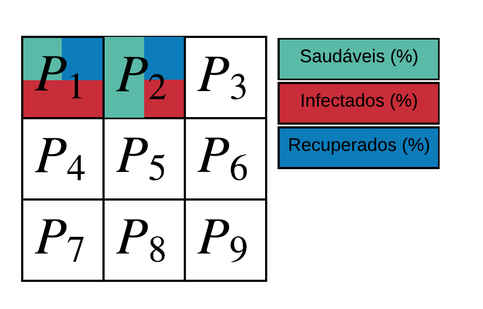
#> input picture docs/images/modelo_ca_artigo_v2.png, 483 x 309 px, shrunk from 891 x 570 before the run, found by its file name; its folder holds 4 pictures in this run
$ python gif.py
#> lines starting #> are read from the running program, lines starting #| are printed output that depends on the picture
# -*- coding: utf-8 -*-
import natsort, os, imageio

IMAGES_PATH = 'src/images'

images = os.listdir(IMAGES_PATH)[1:]
images = natsort.natsorted(images,reverse=False)
images = [imageio.imread(os.path.join(IMAGES_PATH, image)) for image in images]
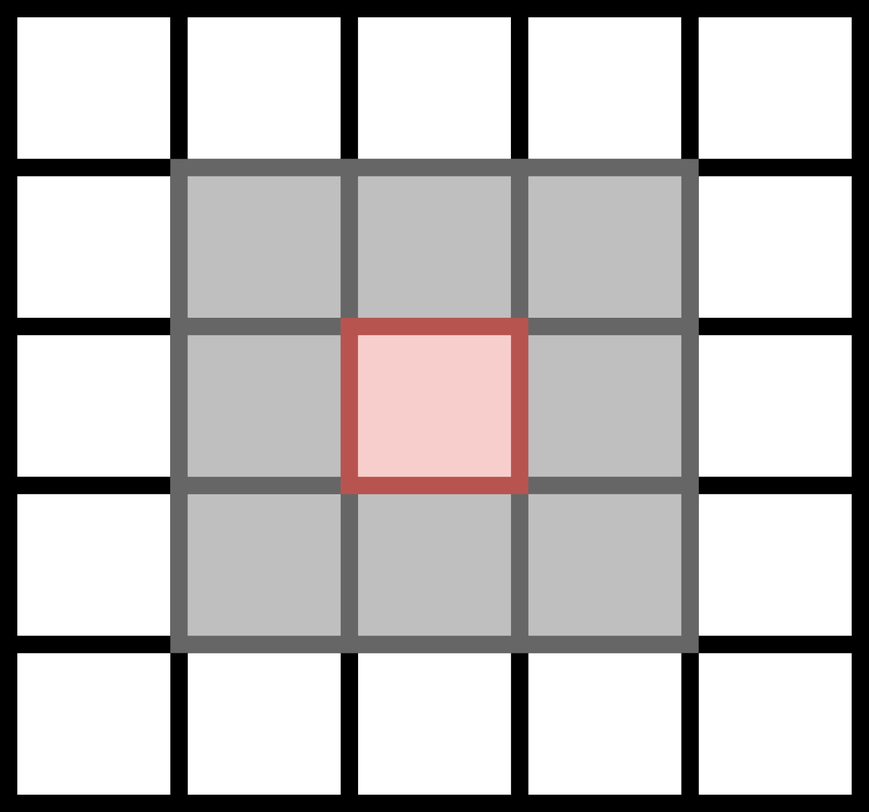
#> input picture docs/images/moore.png, 869 x 812 px, shrunk from 1604 x 1500 before the run, found by its file name
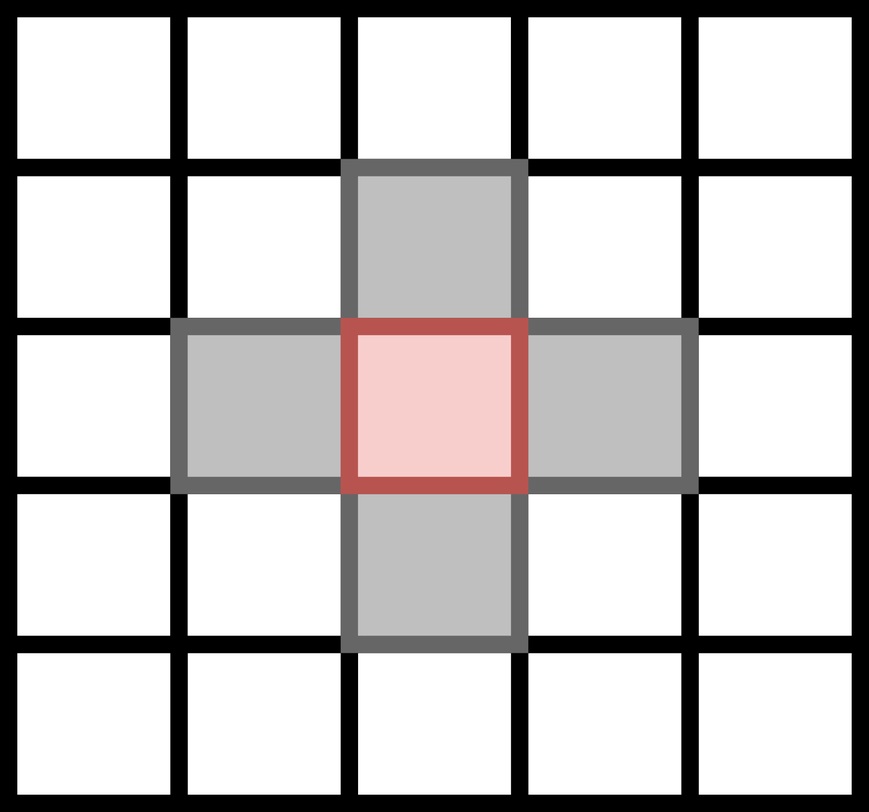
#> input picture docs/images/vonneumann.png, 869 x 812 px, shrunk from 1604 x 1500 before the run, found by its file name

imageio.mimsave('model.gif', images, format = 'gif', duration = 0.2)
